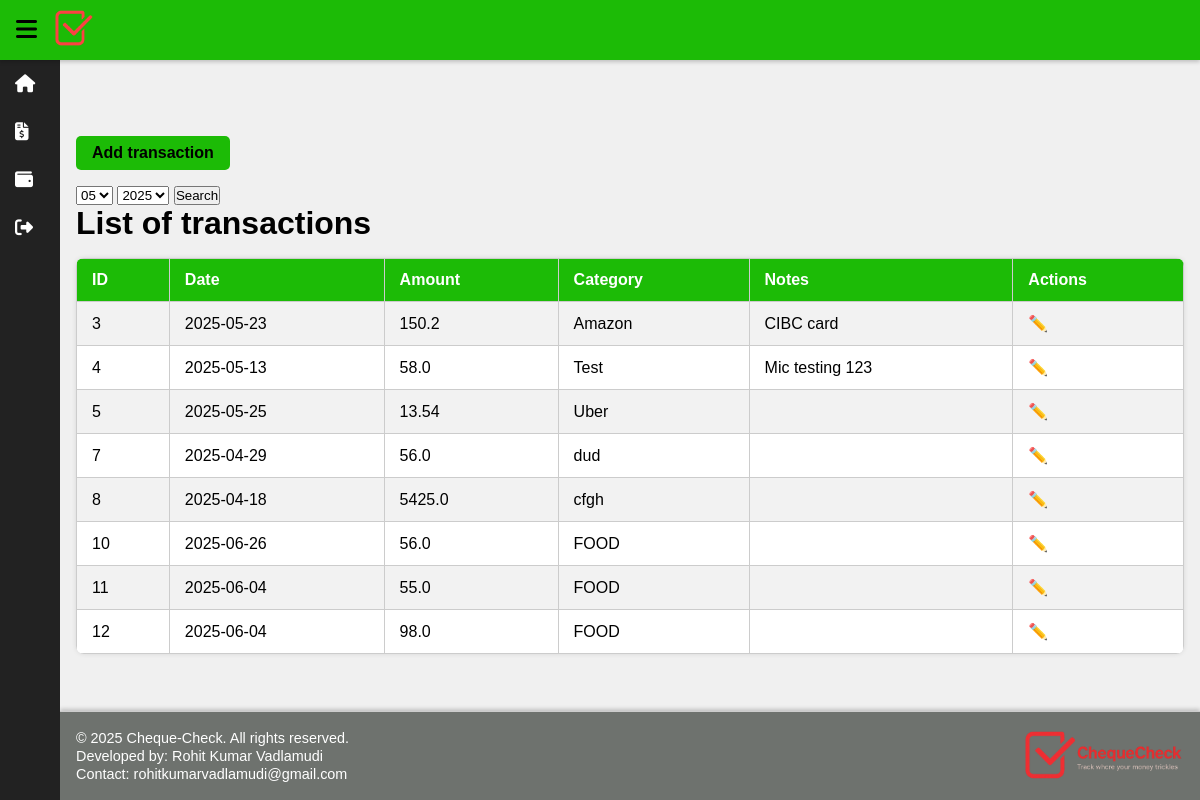
The app's page /transactions, older data.
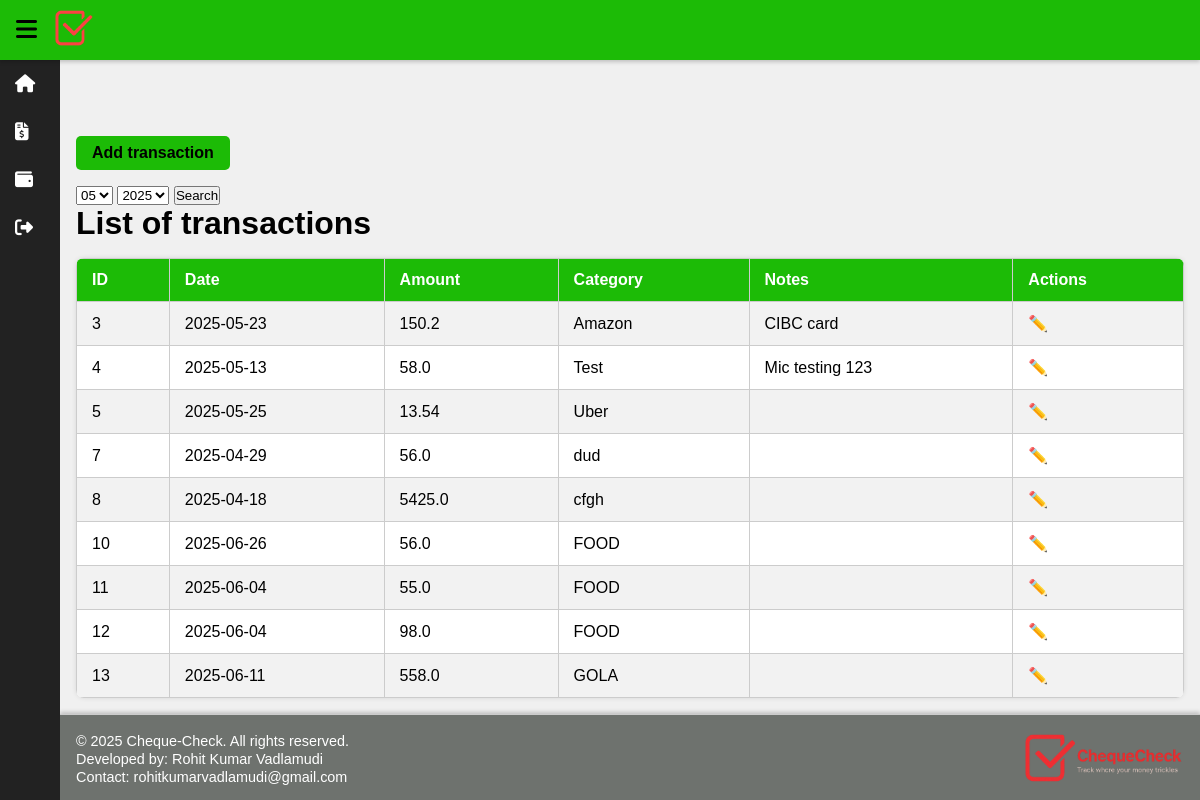
The same page, newer data.
### tables this page shows
CREATE TABLE expenses(
	id INTEGER PRIMARY KEY AUTOINCREMENT,
	date TEXT NOT NULL,
	amount REAL NOT NULL,
	category TEXT NOT NULL,
	notes TEXT);

### app.py (the view)
@app.route("/transactions")
def transactions():
    conn = sq.connect("expenses.db")
    cursor = conn.cursor()
    cursor.execute("""SELECT DISTINCT strftime('%m', date), strftime('%Y', date) FROM expenses""")
    month_year = cursor.fetchall()
    cursor.execute("""SELECT name FROM category""")
    category_list = [row[0] for row in cursor.fetchall()]
    selected_month = request.args.get("month")
    selected_year = request.args.get("year")
    if selected_month and selected_year:
        cursor.execute("""SELECT * FROM expenses WHERE strftime('%m', date) = ? AND strftime('%Y', date) = ?""", (selected_month, selected_year))
    else:
        cursor.execute("""SELECT * FROM expenses""")
    expenses = cursor.fetchall()
    conn.close()
    return render_template("transactions.html",
                           month=[item[0] for item in month_year],
                           year=[item[1] for item in month_year],
                           expenses=expenses,
                           category=category_list)

### templates/transactions.html (shortened to what this page needs)
{% extends "base.html" %}
{% block content %}
    <label for="add-popup-toggle" class="add-button">Add transaction</label>
    <form method="GET" action="/transactions">
        <select name="month" id="month">
            {% for item in month %}
                <option value="{{ item }}" {% if item == request.args.get('month') %}selected{% endif %}>{{ item }}</option>
            {% endfor %}
        </select>
        <select name="year" id="year">
            {% for item in year %}
                <option value="{{ item }}" {% if item == request.args.get('year') %}selected{% endif %}>{{ item }}</option>
            {% endfor %}
        </select>
        <button type="submit">Search</button>
    </form>
    <h1>List of transactions</h1>
    <table>
        <tr>
            <th>ID</th>
            <th>Date</th>
            <th>Amount</th>
            <th>Category</th>
            <th>Notes</th>
            <th>Actions</th>
        </tr>
        {% for items in expenses %}
            <tr>
                <td>{{ items[0] }}</td>
                <td>{{ items[1] }}</td>
                <td>{{ items[2] }}</td>
                <td>{{ items[3] }}</td>
                <td>{{ items[4] }}</td>
                <td style="position: relative;">
                    <label for="menu-{{ items[0] }}" class="menu-dots">✏️</label>
                </td>
            </tr>
        {% endfor %}
    </table>
{% endblock %}

### templates/base.html (shortened to what this page needs)
<!DOCTYPE html>
<html lang="en">
<head>
    <link rel="stylesheet" href="{{ url_for('static', filename='styles.css') }}">
    <link rel="stylesheet" href="https://cdnjs.cloudflare.com/ajax/libs/font-awesome/6.5.0/css/all.min.css">
</head>
<body>
    <header>
        <label for="sidebar-toggle" class="hamburger">
            <i class="fas fa-bars"></i>
        </label>
        <div class="header_logo">
            <a href="/">
                <img src="{{ url_for('static', filename='images/logo.png') }}" alt="Logo">
            </a>
        </div>
    </header>
    <div class="layout">
        <aside class="sidebar">
            <nav>
                <a href="/" class="sidebar_item">
                    <i class="fas fa-home"></i>
                </a>
                <a href="/transactions" class="sidebar_item">
                    <i class="fas fa-file-invoice-dollar"></i>
                </a>
                <a href="/accounts" class="sidebar_item">
                    <i class="fas fa-wallet"></i>
                </a>
                <a href="#" class="sidebar_item logout">
                    <i class="fas fa-sign-out-alt"></i>
                </a>
            </nav>
        </aside>
        <main>
            {% block content %}{% endblock %}
        </main>
    </div>
    <footer>
        <div class="footer_text">
            <p>&copy; 2025 Cheque-Check. All rights reserved.</p>
            <p>Developed by: Rohit Kumar Vadlamudi</p>
            <p>Contact: rohitkumarvadlamudi@gmail.com</p>
        </div>
        <div class="footer_logo">
            <a href="/">
                <img src="{{ url_for('static', filename='images/logo_with_name.png') }}" alt="Logo">
            </a>
        </div>
    </footer>
</body>
</html>

### static/styles.css (style rules this page uses)
* { margin: 0; padding: 0; box-sizing: border-box; }
body { font-family: Arial, sans-serif; min-height: 100vh; display: flex; flex-direction: column; background-color: #f0f0f0; }
header { position: fixed; top: 0; left: 0; right: 0; height: 60px; background-color: #1cbb06; display: flex; align-items: center; padding: 0 1rem; z-index: 1000; box-shadow: 0 2px 4px rgba(0,0,0,0.2); }
.hamburger { font-size: 24px; color: black; margin-right: 1rem; cursor: pointer; }
.header_logo img { height: 40px; }
.layout { display: flex; margin-top: 60px; flex: 1; }
.sidebar { position: fixed; top: 60px; left: 0; width: 60px; height: calc(100vh - 60px); background-color: #222; overflow-x: hidden; transition: width 0.3s; z-index: 20; }
.sidebar_item { display: flex; align-items: center; padding: 15px; color: white; text-decoration: none; }
.sidebar_item i { width: 30px; text-align: center; font-size: 18px; }
main { margin-left: 60px; padding: 1rem; flex-grow: 1; transition: margin-left 0.3s; margin-top: 60px; }
footer { margin-left: 60px; padding: 1rem; background-color: #6e726e; color: white; box-shadow: 0 -2px 4px rgba(0, 0, 0, 0.2); text-align: left; font-size: 0.9em; border-top: 1px solid #ccc; display: flex; justify-content: space-between; align-items: center; flex-wrap: wrap; }
.footer_logo img { height: 50px; }
.footer_text p { margin: 2px 0; }
.add-button { display: inline-block; margin-bottom: 1rem; padding: 0.5rem 1rem; background-color: #1cbb06; color: black; font-weight: bold; border-radius: 5px; cursor: pointer; }
table { width: 100%; border-collapse: collapse; margin-top: 1rem; background-color: #fff; box-shadow: 0 0 5px rgba(0,0,0,0.1); border-radius: 8px; overflow: hidden; }
th, td { padding: 12px 15px; border: 1px solid #ccc; text-align: left; }
th { background-color: #1cbb06; color: white; font-weight: bold; }
tr:nth-child(even) { background-color: #f2f2f2; }
.menu-dots { cursor: pointer; background-color: transparent; border: none; font-size: 16px; }

Row changes from the older to the newer data that the page shows:
added expenses: id "13", date "2025-06-11", amount "558.0", category "GOLA"
